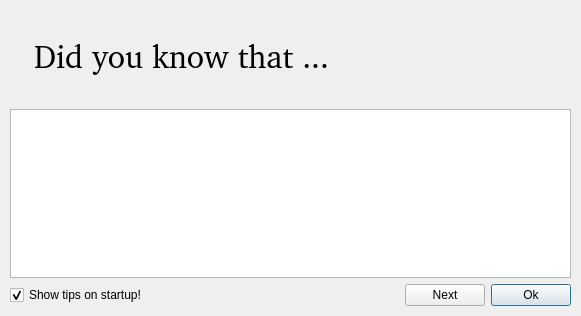
<ui version="4.0" >
 <author></author>
 <comment></comment>
 <exportmacro></exportmacro>
 <class>DesignTipDialog</class>
 <widget class="QDialog" name="DesignTipDialog" >
  <property name="geometry" >
   <rect>
    <x>0</x>
    <y>0</y>
    <width>581</width>
    <height>316</height>
   </rect>
  </property>
  <property name="windowTitle" >
   <string>Did you know that ... </string>
  </property>
  <property name="windowIcon" >
   <iconset/>
  </property>
  <property name="whatsThis" >
   <string/>
  </property>
  <layout class="QGridLayout" >
   <property name="margin" >
    <number>10</number>
   </property>
   <property name="spacing" >
    <number>6</number>
   </property>
   <item row="4" column="0" >
    <widget class="QCheckBox" name="AgainBox" >
     <property name="text" >
      <string>Show tips on startup!</string>
     </property>
     <property name="checked" >
      <bool>true</bool>
     </property>
    </widget>
   </item>
   <item row="4" column="5" >
    <widget class="QPushButton" name="DoneButton" >
     <property name="text" >
      <string>Ok</string>
     </property>
     <property name="icon" >
      <iconset>image1</iconset>
     </property>
    </widget>
   </item>
   <item row="4" column="4" >
    <widget class="QPushButton" name="NextButton" >
     <property name="text" >
      <string>Next</string>
     </property>
     <property name="icon" >
      <iconset>image2</iconset>
     </property>
    </widget>
   </item>
   <item row="2" column="1" >
    <spacer>
     <property name="orientation" >
      <enum>Qt::Vertical</enum>
     </property>
     <property name="sizeType" >
      <enum>QSizePolicy::Fixed</enum>
     </property>
     <property name="sizeHint" >
      <size>
       <width>20</width>
       <height>16</height>
      </size>
     </property>
    </spacer>
   </item>
   <item row="0" column="1" >
    <spacer>
     <property name="orientation" >
      <enum>Qt::Vertical</enum>
     </property>
     <property name="sizeType" >
      <enum>QSizePolicy::Fixed</enum>
     </property>
     <property name="sizeHint" >
      <size>
       <width>20</width>
       <height>16</height>
      </size>
     </property>
    </spacer>
   </item>
   <item row="1" column="2" >
    <spacer>
     <property name="orientation" >
      <enum>Qt::Horizontal</enum>
     </property>
     <property name="sizeType" >
      <enum>QSizePolicy::Expanding</enum>
     </property>
     <property name="sizeHint" >
      <size>
       <width>41</width>
       <height>20</height>
      </size>
     </property>
    </spacer>
   </item>
   <item row="1" column="3" >
    <spacer>
     <property name="orientation" >
      <enum>Qt::Horizontal</enum>
     </property>
     <property name="sizeType" >
      <enum>QSizePolicy::Expanding</enum>
     </property>
     <property name="sizeHint" >
      <size>
       <width>21</width>
       <height>21</height>
      </size>
     </property>
    </spacer>
   </item>
   <item row="4" column="1" colspan="3" >
    <spacer>
     <property name="orientation" >
      <enum>Qt::Horizontal</enum>
     </property>
     <property name="sizeType" >
      <enum>QSizePolicy::Expanding</enum>
     </property>
     <property name="sizeHint" >
      <size>
       <width>71</width>
       <height>21</height>
      </size>
     </property>
    </spacer>
   </item>
   <item row="1" column="4" colspan="2" >
    <spacer>
     <property name="orientation" >
      <enum>Qt::Horizontal</enum>
     </property>
     <property name="sizeType" >
      <enum>QSizePolicy::Expanding</enum>
     </property>
     <property name="sizeHint" >
      <size>
       <width>91</width>
       <height>21</height>
      </size>
     </property>
    </spacer>
   </item>
   <item row="1" column="0" colspan="2" >
    <layout class="QHBoxLayout" >
     <property name="margin" >
      <number>11</number>
     </property>
     <property name="spacing" >
      <number>6</number>
     </property>
     <item>
      <widget class="QLabel" name="textLabel2" >
       <property name="text" >
        <string/>
       </property>
       <property name="pixmap" >
        <pixmap/>
       </property>
      </widget>
     </item>
     <item>
      <widget class="QLabel" name="textLabel1" >
       <property name="font" >
        <font>
         <family></family>
         <pointsize>24</pointsize>
         <weight>50</weight>
         <italic>false</italic>
         <bold>false</bold>
         <underline>false</underline>
         <strikeout>false</strikeout>
        </font>
       </property>
       <property name="text" >
        <string>Did you know that ...</string>
       </property>
      </widget>
     </item>
    </layout>
   </item>
   <item row="3" column="0" colspan="6" >
    <widget class="QTextBrowser" name="TipEdit" />
   </item>
  </layout>
 </widget>
 <pixmapfunction></pixmapfunction>
 <resources/>
 <connections/>
</ui>
